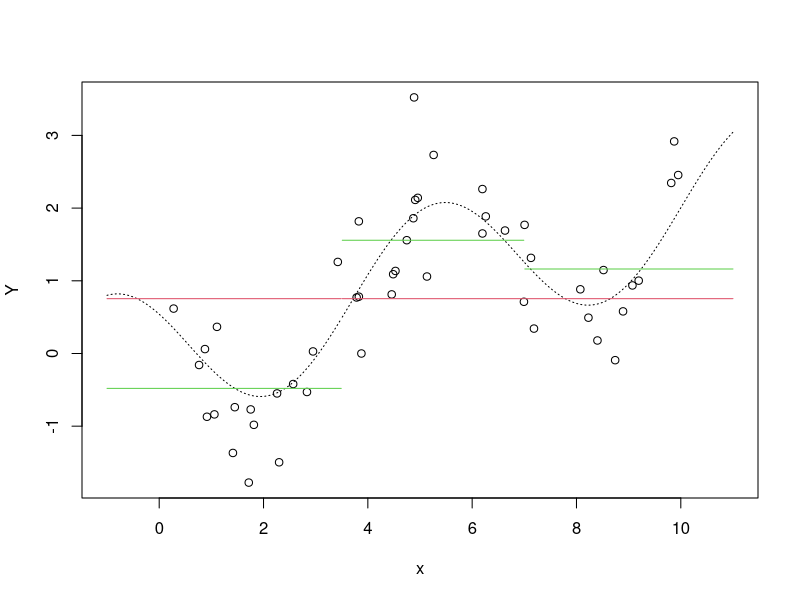
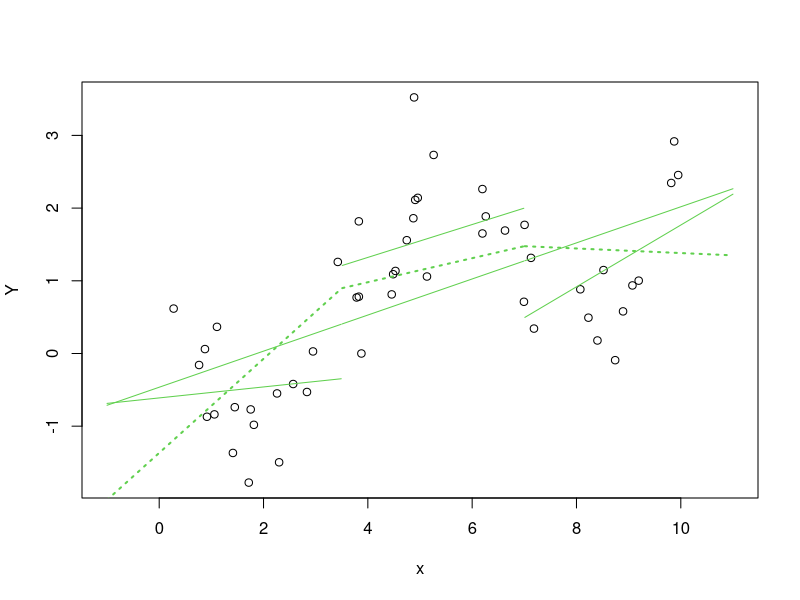
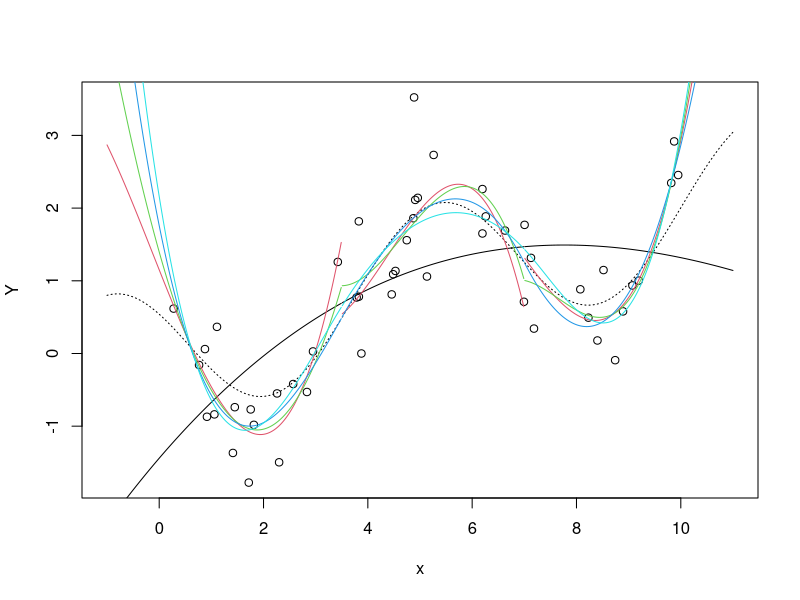
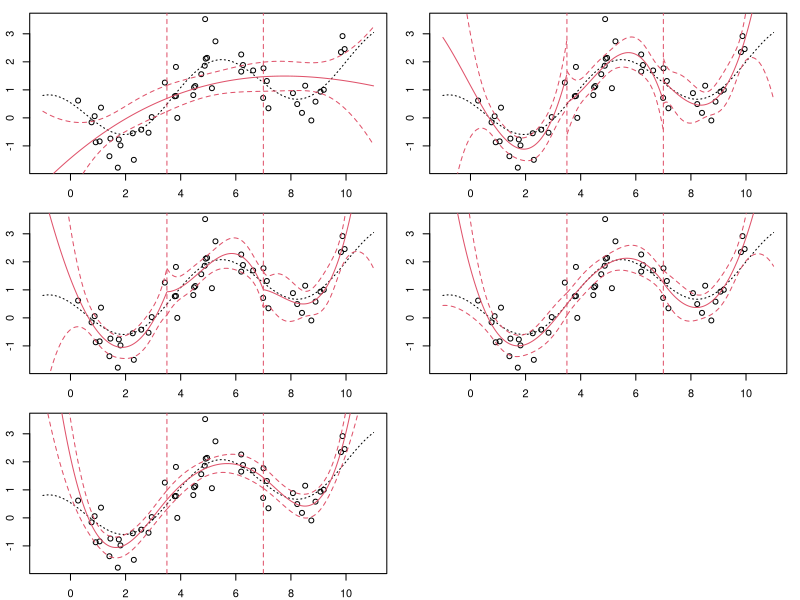
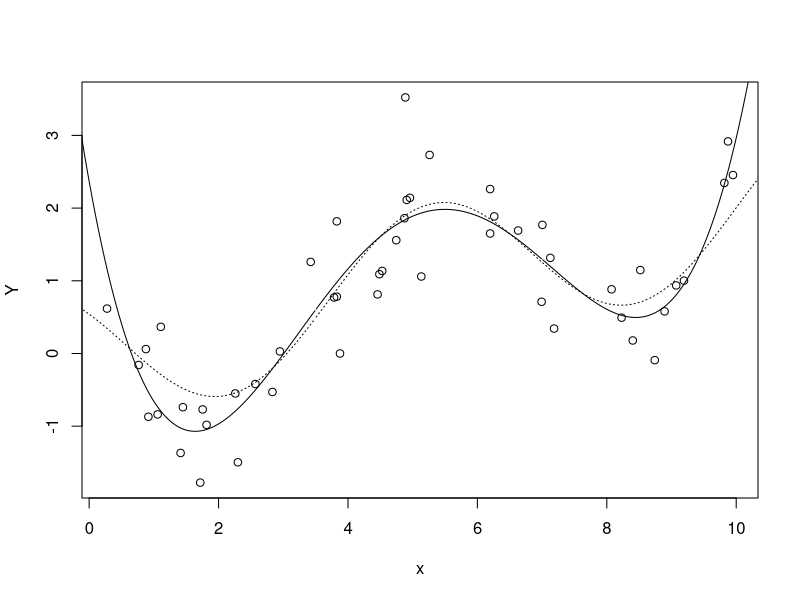
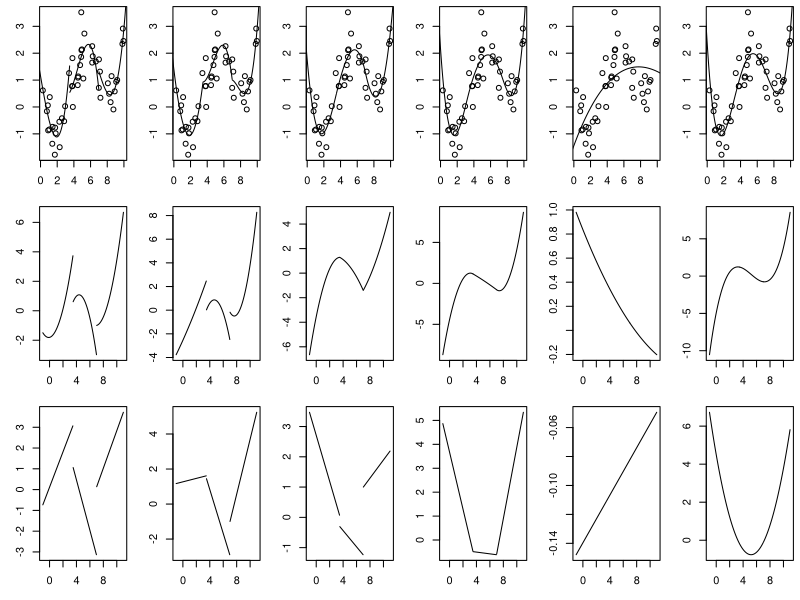
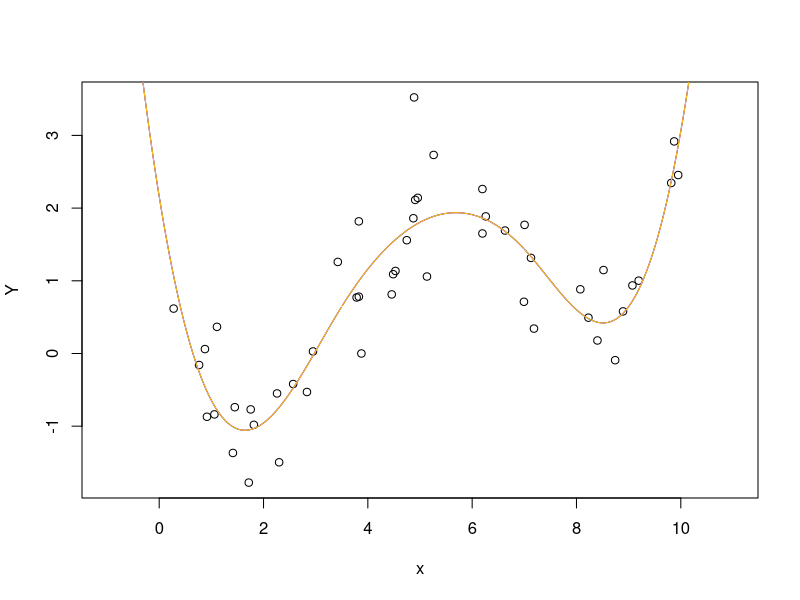
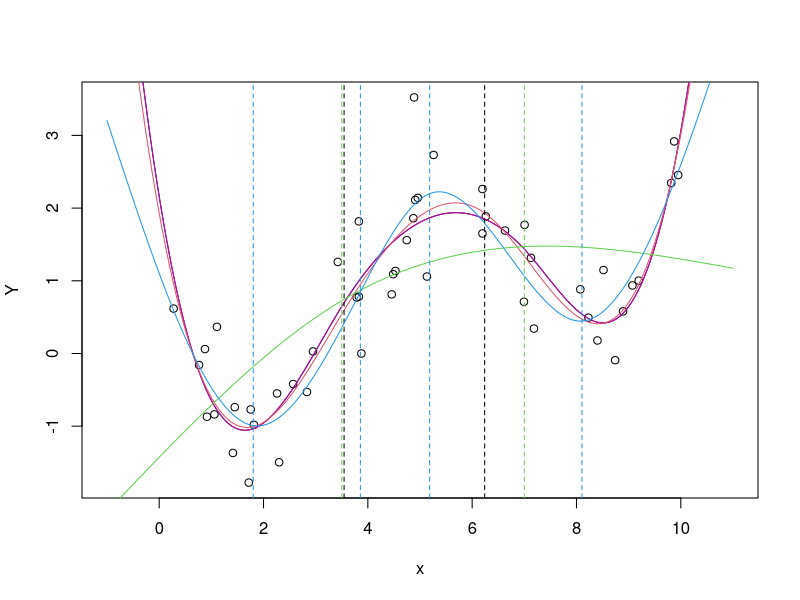

Write the R code that produced these figures, in order. (Note: this script raises an error after producing the figures.)
#-----------------------------------------------------------------------
# Extensões de modelos de regressão · CE 092
# web.leg.ufpr.br/ensino/EMR
#
#                                            Prof. Dr. Walmes M. Zeviani
#                                       Prof. Dr. Paulo Justiniano R. Jr
#
#                      Laboratory of Statistics and Geoinformation (LEG)
#                Department of Statistics · Federal University of Paraná
#                                       2019-Ago-29 · Curitiba/PR/Brazil
#-----------------------------------------------------------------------
#
#rm(list=ls())
## Salva parâmetros gráficos.
oldpar <- par(no.readonly=TRUE)
#
# Do cálculo de médias a curvas suaves:
# Uma introdução à regressão por splines.
#
# Simulando dados
# Modelo para simulação:
#   Y_i = 0.2 x + cos(x + 1) + e_i
#   e_i \sim N(0, 10^2)
#   cos(\cdot) em radianos
#   x \sim U[0, 10]

#--------------------------------------------
# Simulação dos dados.

set.seed(201802)
df <- data.frame(x = sort(runif(50, 0, 10)))
df <- transform(df, Ytrue = 0.2 * x + cos(x + 1))
df <- transform(df, Y = Ytrue + rnorm(50, m = 0, sd = 0.5))

#ndf <- data.frame(x = seq(0, 10, l = 2001))
ndf <- data.frame(x = seq(-1, 11, l = 1201))
ndf <- transform(ndf, Ytrue = 0.2 * x + cos(x + 1))
ndf$x[ndf$x == 3.5] <- NA
ndf$x[ndf$x == 7] <- NA

# Gráfico dos dados simulados.
with(df, plot(Y ~ x, xlim=c(-1, 11)))
with(ndf, lines(Ytrue ~ x, lty = 3))

#--------------------------------------------
# Ajuste de modelos de ordem 0.

# Média.
(fit0 <- lm(Y ~ 1, data = df))
ndf <- transform(ndf, y0 = predict(fit0, newdata = ndf))
with(ndf, lines(y0 ~ x, col = 2))

# Criando covariáveis: partições do domínio de x.
df <- transform(df,
                I1 = ifelse(x < 3.5, 0, 1),
                I2 = ifelse(x < 7, 0, 1))
ndf <- transform(ndf,
                 I1 = ifelse(x < 3.5, 0, 1),
                 I2 = ifelse(x < 7, 0, 1))

# Patamares.
(fit0.0 <- lm(Y ~ I1 + I2, data = df))
ndf <- transform(ndf, y0.0 = predict(fit0.0, newdata = ndf))
with(ndf, lines(y0.0 ~ x, col = 3))

logLik(fit0.0)
logLik(fit0)

## Testando (por anova ou teste da razão de verosimilhanças) a diferença entre os modelo (encaixados) 
anova(fit0, fit0.0)
pchisq(as.vector(2*(logLik(fit0.0) - logLik(fit0))), df=2, lower=FALSE)

#--------------------------------------------
# Ajuste de modelos de ordem 1.

with(df, plot(Y ~ x, xlim=c(-1, 11)))

# Uma reta.
(fit1 <- lm(Y ~ x, data = df))
ndf <- transform(ndf, y1 = predict(fit1, newdata = ndf))
with(ndf, lines(y1 ~ x, col = 3))

# Criando variáveis (x - c)+ .
df <- transform(df, x1 = ifelse(x < 3.5, 0, x - 3.5),
                x2 = ifelse(x < 7, 0, x - 7))
ndf <- transform(ndf, x1 = ifelse(x < 3.5, 0, x - 3.5),
                 x2 = ifelse(x < 7, 0, x - 7))

# 3 retas desconectadas.
(fit1.0 <- lm(Y ~ x + I1 + x1 + I2 + x2, data = df))
ndf <- transform(ndf, y1.0 = predict(fit1.0, newdata = ndf))
with(ndf, lines(y1.0 ~ x, col = 3))

# 3 retas conectadas.
(fit1.1 <- lm(Y ~ x + x1 + x2, data = df))
ndf <- transform(ndf, y1.1 = predict(fit1.1, newdata = ndf))
with(ndf, lines(y1.1 ~ x, col = 3, lty = 3, lwd = 2))

logLik(fit1.0)
logLik(fit1.1)
logLik(fit1)

#--------------------------------------------
# Ajuste de modelos com polinômios de 3º grau.

# OBS: Pode-se usar poly(..., raw = TRUE)
# ou, o mesmo ajuste (e predições) com poly(...). O default é raw = FALSE.

with(df, plot(Y ~ x, xlim=c(-1, 11)))
with(ndf, lines(Ytrue ~ x, lty = 3))

# Uma curva de polinômio cúbico.
(fit3 <- lm(Y ~ poly(x, 3), data = df))
ndf <- transform(ndf, y3 = predict(fit3, newdata = ndf))
with(ndf, lines(y3 ~ x, col = 1))

# 3 curvas de polinômio cúbico desconectadas.
(fit3.0 <- lm(Y ~ poly(x, 3) + I1 +
                  poly(x1, 3) + I2 +
                  poly(x2, 3),
              data = df))
ndf <- transform(ndf, y3.0 = predict(fit3.0, newdata = ndf))
with(ndf, lines(y3.0 ~ x, col = 2))

# 3 curvas de polinômio cúbico conectadas mas não suaves.
(fit3.1 <- lm(Y ~ poly(x, 3) +
                  poly(x1, 3) +
                  poly(x2, 3), data = df))
ndf <- transform(ndf, y3.1 = predict(fit3.1, newdata = ndf))
with(ndf, lines(y3.1 ~ x, col = 3))

# 3 curvas de polinômio cúbico conectadas e suaves.
(fit3.2 <- lm(Y ~ poly(x, 3, raw = TRUE) +
                  poly(x1, 3, raw = TRUE)[, -1] +
                  poly(x2, 3, raw = TRUE)[, -1],
              data = df))
ndf <- transform(ndf, y3.2 = predict(fit3.2, newdata = ndf))
with(ndf, lines(y3.2 ~ x, col = 4))

# Outras 3 curvas de polinômio cúbico conectadas e suaves.
(fit3.3 <- lm(Y ~ poly(x, 3) + I(x1^3) + I(x2^3), data = df))
ndf <- transform(ndf, y3.3 = predict(fit3.3, newdata = ndf))
with(ndf, lines(y3.3 ~ x, col = 5))

# Nomes dos ajustes baseados em polinômio cúbico.
fits3 <- grep(x = ls(), pattern = "fit3", value = TRUE)


# Faz grid de gráficos.
par(mfrow = c(3, 2), mar = c(2, 2.25, 1, 1))
lapply(fits3,
       FUN = function(fit) {
           with(df, plot(Y ~ x, xlim=c(-1, 11)))
           with(ndf, lines(Ytrue ~ x, lty = 3))
           matlines(x = ndf$x,
                    y = predict(get(fit),
                                newdata = ndf,
                                interval = "confidence"),
                    col = 2, lty = c(1, 2, 2))
           abline(v = c(3.5, 7), col = 2, lty = 2)
           return(invisible())
       })
layout(1)

# Retorna parâmetros gráficos.
par(oldpar)

logLik(fit3.0)
logLik(fit3.1)
logLik(fit3.2)
logLik(fit3.3)
logLik(fit3)

#--------------------------------------------
# Ajuste de modelos com polinômios de 4º grau.

with(df, plot(Y ~ x))
with(ndf, lines(Ytrue ~ x, lty = 3))

# Um polinômio de 4 grau.
(fit4 <- lm(Y ~ poly(x, 4), data = df))
ndf <- transform(ndf, y4 = predict(fit4, newdata = ndf))
with(ndf, lines(y4 ~ x, col = 1))

# Salva parâmetros gráficos.
oldpar <- par()

# Entendendo as restrições de continuidade na função, na 1ª e 2ª
# derivadas.
par(mfcol = c(3, 6), mar = c(3, 3, 0.5, 0.5))

ndf <- transform(ndf, y3.0d = c(diff(y3.0)/diff(x), NA))
ndf <- transform(ndf, y3.0dd = c(diff(y3.0d)/diff(x), NA))
with(df, plot(Y ~ x))
with(ndf, lines(y3.0 ~ x))
with(ndf, plot(y3.0d ~ x, type = "l"))
with(ndf, plot(y3.0dd ~ x, type = "l"))

ndf <- transform(ndf, y3.1d = c(diff(y3.1)/diff(x), NA))
ndf <- transform(ndf, y3.1dd = c(diff(y3.1d)/diff(x), NA))
with(df, plot(Y ~ x))
with(ndf, lines(y3.1 ~ x))
with(ndf, plot(y3.1d ~ x, type = "l"))
with(ndf, plot(y3.1dd ~ x, type = "l"))

ndf <- transform(ndf, y3.2d = c(diff(y3.2)/diff(x), NA))
ndf <- transform(ndf, y3.2dd = c(diff(y3.2d)/diff(x), NA))
with(df, plot(Y ~ x))
with(ndf, lines(y3.2 ~ x))
with(ndf, plot(y3.2d ~ x, type = "l"))
with(ndf, plot(y3.2dd ~ x, type = "l"))

ndf <- transform(ndf, y3.3d = c(diff(y3.3)/diff(x), NA))
ndf <- transform(ndf, y3.3dd = c(diff(y3.3d)/diff(x), NA))
with(df, plot(Y ~ x))
with(ndf, lines(y3.3 ~ x))
with(ndf, plot(y3.3d ~ x, type = "l"))
with(ndf, plot(y3.3dd ~ x, type = "l"))

ndf <- transform(ndf, y3d = c(diff(y3)/diff(x), NA))
ndf <- transform(ndf, y3dd = c(diff(y3d)/diff(x), NA))
with(df, plot(Y ~ x))
with(ndf, lines(y3 ~ x))
with(ndf, plot(y3d ~ x, type = "l"))
with(ndf, plot(y3dd ~ x, type = "l"))

ndf <- transform(ndf, y4d = c(diff(y4)/diff(x), NA))
ndf <- transform(ndf, y4dd = c(diff(y4d)/diff(x), NA))
with(df, plot(Y ~ x))
with(ndf, lines(y4 ~ x))
with(ndf, plot(y4d ~ x, type = "l"))
with(ndf, plot(y4dd ~ x, type = "l"))

# Retorna parâmetros gráficos.
layout(1)
par(oldpar)

#-----------------------------------------------------------------------
# O pacote `splines` fornece funções que já montam as funções base. Com
# isto é desnecessário criar as variáveis auxiliares.

rm(list = fits3)

# Para usar função bs(): base splines.
library(splines)

with(df, plot(Y ~ x, xlim=c(-1, 11)))
with(ndf, lines(y3.3 ~ x, col = 4))

(fit3.3bs <- lm(Y ~ bs(x, knots = c(3.5, 7)), data = df))
ndf <- transform(ndf, y3.3bs = predict(fit3.3bs, newdata = ndf))
with(ndf, lines(y3.3bs ~ x, col = 6))

# Melhor definir bordas no intervalo nas quais se vai fazer a predição.
(fit3.3bsb <- lm(Y ~ bs(x, knots = c(3.5, 7),
                       Boundary.knots = c(-1, 11)),
                data = df))
ndf <- transform(ndf, y3.3bsb = predict(fit3.3bsb, newdata = ndf))
with(ndf, lines(y3.3bsb ~ x, col = 7))

# Fixando graus de liberdade mudam-se os nós.
with(df, plot(Y ~ x, xlim=c(-1, 11)))
with(ndf, lines(y3.3bs ~ x, col = 1))
with(ndf, lines(y3.3bsb ~ x, col = 6))

# Base splines de grau de liberdade 5.
(fit3.3bs5 <- lm(Y ~ bs(x,
                        df = 5,
                        Boundary.knots = c(-1, 11)),
                 data = df))
ndf <- transform(ndf, y3.3bs5 = predict(fit3.3bs5, newdata = ndf))
with(ndf, lines(y3.3bs5 ~ x, col = 2))
abline(v = attr(fit3.3bs5$model[[2]], "knots"), lty = 2)
attr(with(df, bs(x, df = 5, Boundary.knots = c(-1, 11))), "knots")

(fit3.3ns <- lm(Y ~ ns(x,
                       knots = c(3.5, 7),
                       Boundary.knots = c(-1, 11)),
                data = df))
ndf <- transform(ndf, y3.3ns = predict(fit3.3ns, newdata = ndf))
with(ndf, lines(y3.3ns ~ x, col = 3))
abline(v = attr(fit3.3ns$model[[2]], "knots"), lty = 2, col=3)

(fit3.3ns5 <- lm(Y ~ ns(x,
                        df = 5,
                        Boundary.knots = c(-1, 11)),
                 data = df))
ndf <- transform(ndf, y3.3ns5 = predict(fit3.3ns5, newdata = ndf))
with(ndf, lines(y3.3ns5 ~ x, col = 4))
abline(v = attr(fit3.3ns5$model[[2]], "knots"), lty = 2, col=4)
attr(with(df, ns(x, df = 5, Boundary.knots = c(-1, 11))), "knots")

logLik(fit3.3)
logLik(fit3.3bs)
logLik(fit3.3bs5)
logLik(fit3.3ns)
logLik(fit3.3ns5)

# Nomes dos ajustes baseados em polinômio cúbico.
fits3 <- grep(x = ls(), pattern = "fit3", value = TRUE)

# Salva parâmetros gráficos.
oldpar <- par()

# Faz grid de gráficos.
par(mfrow = c(3, 2), mar = c(2, 2.25, 1, 1))
lapply(fits3,
       FUN = function(fit) {
           with(df, plot(Y ~ x))
           title(main = fit)
           with(ndf, lines(Ytrue ~ x, lty = 3))
           matlines(x = ndf$x,
                    y = predict(get(fit),
                                newdata = ndf,
                                interval = "confidence"),
                    col = 2,
                    lty = c(1, 2, 2))
           abline(v = attr(get(fit)$model[[2]], "knots"),
                  lty = 2)
       })
layout(1)

# Retorna parâmetros gráficos.
par(oldpar)

#--------------------------------------------
# E se fosse apenas 1 nó!??

with(df, plot(Y ~ x, xlim=c(-1, 11)))
with(ndf, lines(y3.3bs ~ x, col = 2))


(fit3.5bs <- lm(Y ~ bs(x,
                       knots = 5, Boundary.knots = c(-1, 11)),
                data = df))
ndf <- transform(ndf, y3.5bs = predict(fit3.5bs, newdata = ndf))
with(ndf, lines(y3.5bs ~ x, col = 6))

logLik(fit3.3bs)
logLik(fit3.5bs)
logLik(fit4)


#--------------------------------------------
# Algumas comparações.

with(df, plot(Y ~ x, xlim=c(-1, 11)))
with(ndf, lines(Ytrue ~ x, lty = 3))
with(ndf, lines(y3.3bs ~ x, col = 2))
with(ndf, lines(y3.5bs ~ x, col = 2))
with(ndf, lines(y3.3ns5 ~ x, col = 4))
with(ndf, lines(y4 ~ x, col = 1))

# Intervalos de confiança.
with(df, plot(Y ~ x, xlim=c(-1, 11)))
ndf <- transform(ndf, y3.3 = predict(fit3.3,
                                     newdata = ndf,
                                     interval = "confidence"))
with(ndf, matlines(x, y3.3, col = 2, lty = c(1, 2, 2)))
ndf <- transform(ndf, y3.3ns5 = predict(fit3.3ns5,
                                        newdata = ndf,
                                        interval = "confidence"))
with(ndf, matlines(x, y3.3ns5, col = 4, lty = c(1, 2, 2)))
ndf <- transform(ndf, y4 = predict(fit4,
                                   newdata = ndf,
                                   interval = "confidence"))
with(ndf, matlines(x, y4, col = 1, lty = c(1, 2, 2)))

# Intervalos de predição para observação futura.
with(df, plot(Y ~ x, xlim=c(-1, 11)))
ndf <- transform(ndf, y3.3 = predict(fit3.3,
                                     newdata = ndf,
                                     interval = "prediction"))
with(ndf, matlines(x, y3.3, col = 2, lty = c(1, 2, 2)))
ndf <- transform(ndf, y3.3ns5 = predict(fit3.3ns5,
                                        newdata = ndf,
                                        interval = "prediction"))
with(ndf, matlines(x, y3.3ns5, col = 4, lty = c(1, 2, 2)))
ndf <- transform(ndf, y4 = predict(fit4,
                                   newdata = ndf,
                                   interval = "prediction"))
with(ndf, matlines(x, y4, col = 1, lty = c(1, 2, 2)))

#--------------------------------------------
# Extrapolações.

ndfex <- data.frame(x = seq(-1, 11, len = 1201))

# As linhas a seguir são desnecessárias. Se usamos `bs()` ou `ns()` não
# é necessário definir as variáveis auxiliares!
#
# ndfex <- transform(ndfex,
#                    I1 = ifelse(x < 3.5, 0, 1),
#                    I2 = ifelse(x < 7, 0, 1))
# ndfex <- transform(ndfex,
#                    x1 = ifelse(x < 3.5, 0, x-3.5),
#                    x2 = ifelse(x < 7, 0, x-7))

ndfex <- transform(ndfex, Ytrue = 0.2 * x + cos(x + 1))

ndfex <- transform(ndfex, y3.3bs = predict(fit3.3bs, newdata = ndfex))
ndfex <- transform(ndfex, y3.5bs = predict(fit3.5bs, newdata = ndfex))
ndfex <- transform(ndfex, y3.3ns5 = predict(fit3.3ns5, newdata = ndfex))
ndfex <- transform(ndfex, y4 = predict(fit4, newdata = ndfex))
with(df, plot(Y ~ x, xlim = c(-1, 11)))
with(ndfex, lines(Ytrue ~ x, lty = 3))
with(ndfex, lines(y3.3bs ~ x, lty = 3, col = 2))
with(ndfex, lines(y3.5bs ~ x, lty = 3, col = 3))
with(ndfex, lines(y3.3ns5 ~ x, lty = 3, col = 4))
with(ndfex, lines(y4 ~ x, lty = 3, col = 1))

ndfex <- transform(ndfex,
                   y3.3bs = predict(fit3.3bs,
                                    newdata = ndfex,
                                    interval = "confidence"),
                   y3.5bs = predict(fit3.5bs,
                                    newdata = ndfex,
                                    interval = "confidence"),
                   y3.3ns5 = predict(fit3.3ns5,
                                     newdata = ndfex,
                                     interval = "confidence"),
                   y4 = predict(fit4,
                                newdata = ndfex,
                                interval = "confidence"))

with(df, plot(Y ~ x, xlim = c(-1, 11)))
with(ndfex, lines(Ytrue ~ x, lty = 3))
with(ndfex, matlines(x, y3.3bs, col = 2, lty = c(1, 2, 2)))
with(ndfex, matlines(x, y3.5bs, col = 3, lty = c(1, 2, 2)))
with(ndfex, matlines(x, y3.3ns5, col = 4, lty = c(1, 2, 2)))
with(ndfex, matlines(x, y4, col = 1, lty = c(1, 2, 2)))

c(logLik(fit3.3bs),
logLik(fit3.5bs),
logLik(fit3.3ns5),
logLik(fit4))

c(AIC(fit3.3bs),
AIC(fit3.5bs),
AIC(fit3.3ns5),
AIC(fit4))

c(BIC(fit3.3bs),
BIC(fit3.5bs),
BIC(fit3.3ns5),
BIC(fit4))

#-----------------------------------------------------------------------
